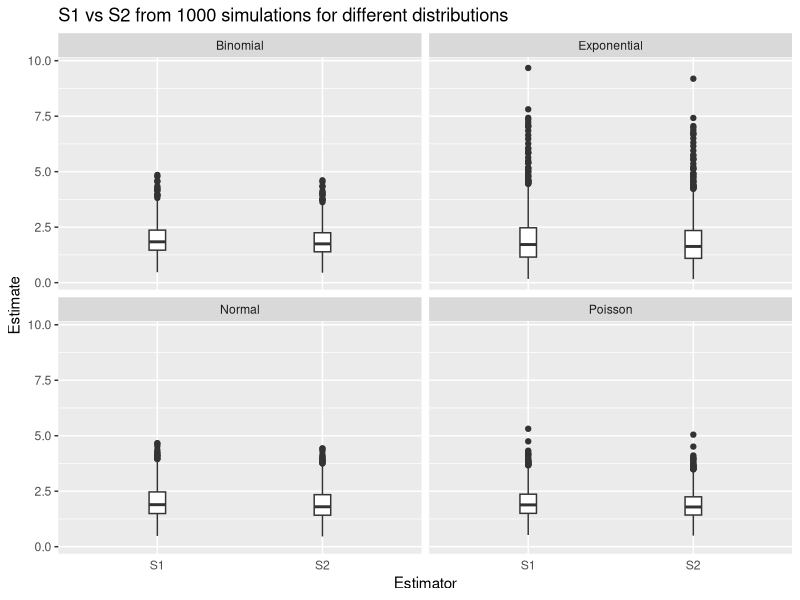
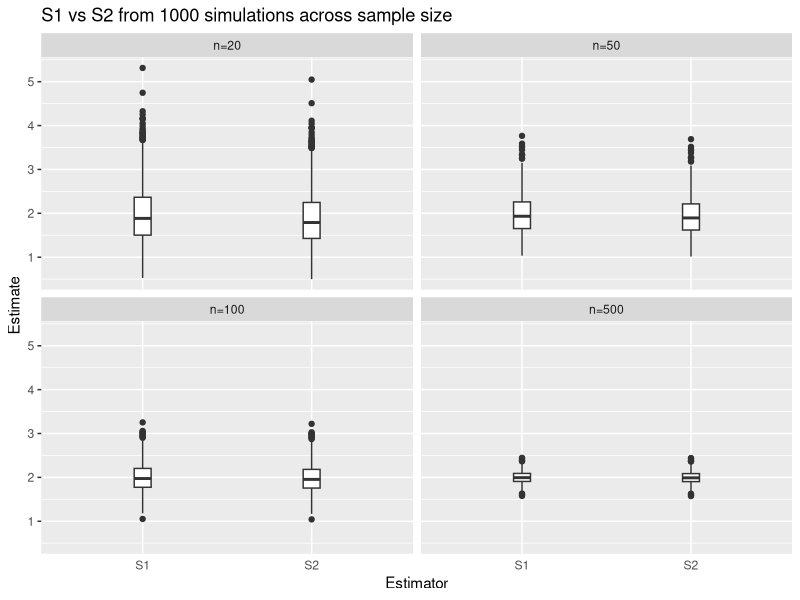
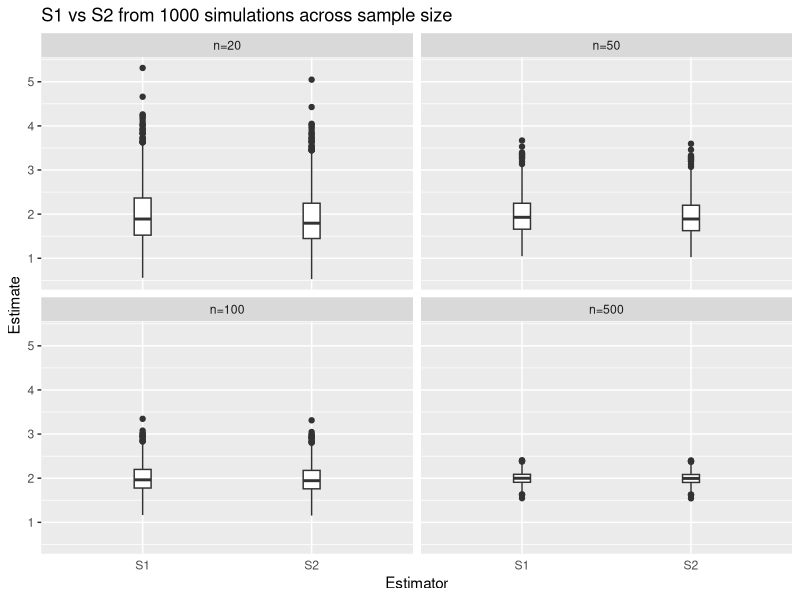
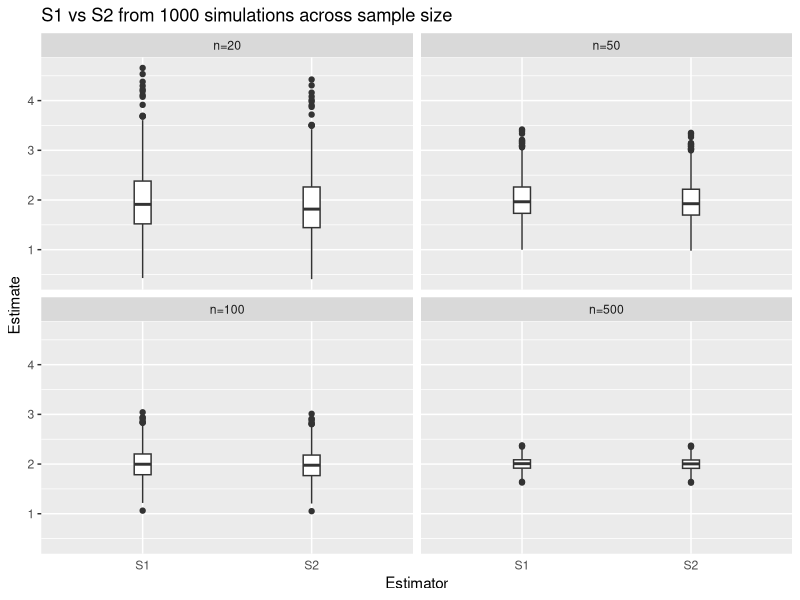
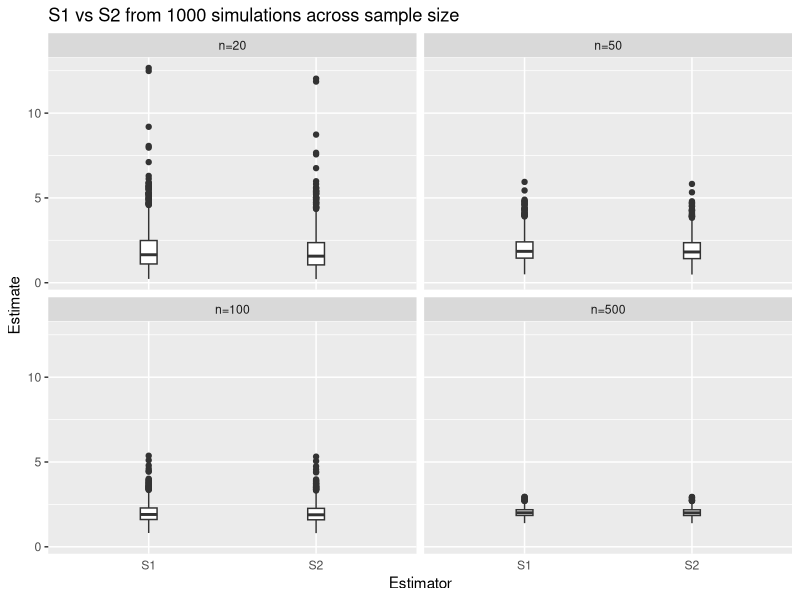

Generate these figures, in order, with R:
## ---- chunk 1
#| echo: false

default_chunk_hook  <- knitr::knit_hooks$get("chunk")

latex_font_size <- c("Huge", "huge", "LARGE", "Large", 
                     "large", "normalsize", "small", 
                     "footnotesize", "scriptsize", "tiny")

knitr::knit_hooks$set(chunk = function(x, options) {
  x <- default_chunk_hook(x, options)
  if(options$size %in% latex_font_size) {
    paste0("\n \\", options$size, "\n\n", 
      x, 
      "\n\n \\normalsize"
    )
  } else {
    x
  }
})
## ---- chunk 2
#| label: load-packages
#| include: false
library(tidyverse)
library(patchwork)
## ---- chunk 3
set.seed(7272)

n.sims <- 1000
# sample size is 20
n <- 20

# Poisson
S1_pois <- rep(NA, n.sims)
S2_pois <- rep(NA, n.sims)

for(i in 1:n.sims){
  curr.sample <- rpois(n=n, lambda = 2)
  x_bar = mean(curr.sample)
  # don't need for (i in 1:n){Xi <- curr.sample[i] S1[i] <- (1/(n - 1)) * sum((Xi - x_bar)^2) S2[i] <- 1/n * sum((Xi - x_bar)^2)}, because it's vectorized.
  S1_pois[i] <- sum((curr.sample - x_bar)^2) / (n - 1)
  S2_pois[i] <- sum((curr.sample - x_bar)^2) / n
  }

# Binomial
p <- (5-sqrt(21))/10

S1_bin <- rep(NA, n.sims)
S2_bin <- rep(NA, n.sims)

for(i in 1:n.sims){
  curr.sample <- rbinom(n = n, size = 50, prob = p)
  x_bar <- mean(curr.sample)
  S1_bin[i] <- sum((curr.sample - x_bar)^2) / (n - 1)
  S2_bin[i] <- sum((curr.sample - x_bar)^2) / n
}

# Normal
S1_norm <- rep(NA, n.sims)
S2_norm <- rep(NA, n.sims)

for(i in 1:n.sims){
  curr.sample <- rnorm(n = n, mean = 0, sd = sqrt(2))
  x_bar <- mean(curr.sample)
  S1_norm[i] <- sum((curr.sample - x_bar)^2) / (n - 1)
  S2_norm[i] <- sum((curr.sample - x_bar)^2) / n
}

# Exponential
S1_exp <- rep(NA, n.sims)
S2_exp <- rep(NA, n.sims)

for(i in 1:n.sims){
  curr.sample <- rexp(n = n, rate = 1/sqrt(2))
  x_bar <- mean(curr.sample)
  S1_exp[i] <- sum((curr.sample - x_bar)^2) / (n - 1)
  S2_exp[i] <- sum((curr.sample - x_bar)^2) / n
}
## ---- chunk 4
raw <- tibble(
  Estimator= rep(c("S1", "S2"), each = 1000, times = 4),
  Distribution= rep(c("Poisson", "Binomial", "Normal", "Exponential"), 
                   each = 2000),
  Estimate=c(S1_pois, S2_pois, S1_bin, S2_bin, 
              S1_norm, S2_norm, S1_exp, S2_exp)
)

ggplot(raw) +
  geom_boxplot(aes(x = Estimator,
                   y= Estimate),
               width = 0.1) +
  ggtitle("S1 vs S2 from 1000 simulations for different distributions") +
  theme(axis.ticks.x = element_blank()) +
  facet_wrap(~ Distribution) 
## ---- chunk 5
# results.S1 <- tibble(
#   Distribution = c("Poisson", "Binomial", "Normal", "Exponential"),
#   Bias = c(
#     mean(S1_pois) - 2,
#     mean(S1_bin) - 2,
#     mean(S1_norm) - 2,
#     mean(S1_exp) - 2
#   ),
#   Variance = c(
#     var(S1_pois),
#     var(S1_bin),
#     var(S1_norm),
#     var(S1_exp)
#   ),
#   Precision = c(
#     1/var(S1_pois),
#     1/var(S1_bin),
#     1/var(S1_norm),
#     1/var(S1_exp)
#   ),
#   MSE = c(
#     (mean(S1_pois) - 2)^2 + var(S1_pois),
#     (mean(S1_bin) - 2)^2 + var(S1_bin),
#     (mean(S1_norm) - 2)^2 + var(S1_norm),
#     (mean(S1_exp) - 2)^2 + var(S1_exp)
#   )
# )

results <- tibble(
  Distribution = rep(c("Poisson", "Binomial", "Normal", "Exponential"), each = 2),
  Estimator = rep(c("S1", "S2"), times = 4),
  Bias = c(
    mean(S1_pois) - 2, mean(S2_pois) - 2,
    mean(S1_bin)  - 2, mean(S2_bin)  - 2,
    mean(S1_norm) - 2, mean(S2_norm) - 2,
    mean(S1_exp)  - 2, mean(S2_exp)  - 2
  ),
  Variance = c(
    var(S1_pois), var(S2_pois),
    var(S1_bin),  var(S2_bin),
    var(S1_norm), var(S2_norm),
    var(S1_exp),  var(S2_exp)
  ),
  Precision = 1 / Variance,
  MSE = Bias^2 + Variance
)
## ---- chunk 6
# ggplot(results, aes(x = Estimator, y = Bias, fill = Estimator)) +
#   geom_col() +
#   facet_wrap(~ Distribution) +
#   labs(title = "Bias")

# ggplot(results, aes(x = Estimator, y = Precision, fill = Estimator)) +
#   geom_col() +
#   facet_wrap(~ Distribution) +
#   labs(title = "Precision")

# ggplot(results, aes(x = Estimator, y = MSE, fill = Estimator)) +
#   geom_col() +
#   facet_wrap(~ Distribution) +
#   labs(title = "MSE")
## ---- chunk 7
#| echo: false
results |> knitr::kable(digits = 2)
## ---- chunk 8
set.seed(7272)

n.sims <- 1000
ss <- c(20, 50, 100, 500)

S1_pois <- list()
S2_pois <- list()

for(n in ss){
  S1 <- rep(NA, n.sims)
  S2 <- rep(NA, n.sims)
  for(i in 1:n.sims){
    curr.sample <- rpois(n = n, lambda = 2)
    x_bar <- mean(curr.sample)
    S1[i] <- sum((curr.sample - x_bar)^2) / (n - 1)
    S2[i] <- sum((curr.sample - x_bar)^2) / n
  }
  # convert number to string to use as a name
  S1_pois[[as.character(n)]] <- S1
  S2_pois[[as.character(n)]] <- S2
}

# raw data 
raw_pois <- tibble(
  Estimator = rep(c("S1", "S2"), each = 1000, times = 4),
  # so that they're in order
  n = factor(rep(c("n=20", "n=50", "n=100", "n=500"), each = 2000),
            levels = c("n=20", "n=50", "n=100", "n=500")),
  Estimate = c(S1_pois[["20"]], S2_pois[["20"]],
              S1_pois[["50"]], S2_pois[["50"]],
              S1_pois[["100"]], S2_pois[["100"]],
              S1_pois[["500"]], S2_pois[["500"]])
)
# summary 
results_pois <- tibble(
  n = rep(c(20, 50, 100, 500), each=2),
  Estimator = rep(c("S1", "S2"), times = 4),
  Bias = c(
    mean(S1_pois[["20"]]) - 2, mean(S2_pois[["20"]]) - 2,
    mean(S1_pois[["50"]]) - 2, mean(S2_pois[["50"]]) - 2,
    mean(S1_pois[["100"]]) - 2, mean(S2_pois[["100"]]) - 2,
    mean(S1_pois[["500"]]) - 2, mean(S2_pois[["500"]]) - 2
  ),
  Variance = c(
    var(S1_pois[["20"]]),  var(S2_pois[["20"]]),
    var(S1_pois[["50"]]),  var(S2_pois[["50"]]),
    var(S1_pois[["100"]]), var(S2_pois[["100"]]),
    var(S1_pois[["500"]]), var(S2_pois[["500"]])
  ),
  Precision = 1 / Variance,
  MSE = Bias^2 + Variance)

# table
results_pois |> knitr::kable(digits = 2)

# plot
ggplot(raw_pois) +
  geom_boxplot(aes(x = Estimator,
                   y= Estimate),
               width = 0.1) +
  ggtitle("S1 vs S2 from 1000 simulations across sample size") +
  theme(axis.ticks.x = element_blank()) +
  facet_wrap(~ n) 

## ---- chunk 9
set.seed(7272)

S1_binom <- list()
S2_binom <- list()

for(n in ss){
  S1 <- rep(NA, n.sims)
  S2 <- rep(NA, n.sims)
  for(i in 1:n.sims){
    curr.sample <- curr.sample <- rbinom(n = n, size = 50, prob = p)
    x_bar <- mean(curr.sample)
    S1[i] <- sum((curr.sample - x_bar)^2) / (n - 1)
    S2[i] <- sum((curr.sample - x_bar)^2) / n
  }
  S1_binom[[as.character(n)]] <- S1
  S2_binom[[as.character(n)]] <- S2
}

# raw data 
raw_binom <- tibble(
  Estimator = rep(c("S1", "S2"), each = 1000, times = 4),
  n = factor(rep(c("n=20", "n=50", "n=100", "n=500"), each = 2000),
            levels = c("n=20", "n=50", "n=100", "n=500")),
  Estimate = c(S1_binom[["20"]], S2_binom[["20"]],
              S1_binom[["50"]], S2_binom[["50"]],
              S1_binom[["100"]], S2_binom[["100"]],
              S1_binom[["500"]], S2_binom[["500"]])
)
# summary 
results_binom <- tibble(
  n = rep(c(20, 50, 100, 500), each=2),
  Estimator = rep(c("S1", "S2"), times = 4),
  Bias = c(
    mean(S1_binom[["20"]]) - 2, mean(S2_binom[["20"]]) - 2,
    mean(S1_binom[["50"]]) - 2, mean(S2_binom[["50"]]) - 2,
    mean(S1_binom[["100"]]) - 2, mean(S2_binom[["100"]]) - 2,
    mean(S1_binom[["500"]]) - 2, mean(S2_binom[["500"]]) - 2
  ),
  Variance = c(
    var(S1_binom[["20"]]),  var(S2_binom[["20"]]),
    var(S1_binom[["50"]]),  var(S2_binom[["50"]]),
    var(S1_binom[["100"]]), var(S2_binom[["100"]]),
    var(S1_binom[["500"]]), var(S2_binom[["500"]])
  ),
  Precision = 1 / Variance,
  MSE = Bias^2 + Variance)

# table
results_binom |> knitr::kable(digits = 2)

# plot
ggplot(raw_binom) +
  geom_boxplot(aes(x = Estimator,
                   y= Estimate),
               width = 0.1) +
  ggtitle("S1 vs S2 from 1000 simulations across sample size") +
  theme(axis.ticks.x = element_blank()) +
  facet_wrap(~ n) 
## ---- chunk 10
set.seed(7272)

S1_norm <- list()
S2_norm <- list()

for(n in ss){
  S1 <- rep(NA, n.sims)
  S2 <- rep(NA, n.sims)
  for(i in 1:n.sims){
    curr.sample <- rnorm(n = n, mean = 0, sd = sqrt(2))
    x_bar <- mean(curr.sample)
    S1[i] <- sum((curr.sample - x_bar)^2) / (n - 1)
    S2[i] <- sum((curr.sample - x_bar)^2) / n
  }
  S1_norm[[as.character(n)]] <- S1
  S2_norm[[as.character(n)]] <- S2
}

# raw data 
raw_norm <- tibble(
  Estimator = rep(c("S1", "S2"), each = 1000, times = 4),
  n = factor(rep(c("n=20", "n=50", "n=100", "n=500"), each = 2000),
            levels = c("n=20", "n=50", "n=100", "n=500")),
  Estimate = c(S1_norm[["20"]], S2_norm[["20"]],
              S1_norm[["50"]], S2_norm[["50"]],
              S1_norm[["100"]], S2_norm[["100"]],
              S1_norm[["500"]], S2_norm[["500"]])
)
# summary 
results_norm <- tibble(
  n = rep(c(20, 50, 100, 500), each=2),
  Estimator = rep(c("S1", "S2"), times = 4),
  Bias = c(
    mean(S1_norm[["20"]]) - 2, mean(S2_norm[["20"]]) - 2,
    mean(S1_norm[["50"]]) - 2, mean(S2_norm[["50"]]) - 2,
    mean(S1_norm[["100"]]) - 2, mean(S2_norm[["100"]]) - 2,
    mean(S1_norm[["500"]]) - 2, mean(S2_norm[["500"]]) - 2
  ),
  Variance = c(
    var(S1_norm[["20"]]),  var(S2_norm[["20"]]),
    var(S1_norm[["50"]]),  var(S2_norm[["50"]]),
    var(S1_norm[["100"]]), var(S2_norm[["100"]]),
    var(S1_norm[["500"]]), var(S2_norm[["500"]])
  ),
  Precision = 1 / Variance,
  MSE = Bias^2 + Variance)

# table
results_norm |> knitr::kable(digits = 2)

# plot
ggplot(raw_norm) +
  geom_boxplot(aes(x = Estimator,
                   y= Estimate),
               width = 0.1) +
  ggtitle("S1 vs S2 from 1000 simulations across sample size") +
  theme(axis.ticks.x = element_blank()) +
  facet_wrap(~ n) 
## ---- chunk 11
set.seed(7272)

S1_exp <- list()
S2_exp <- list()

for(n in ss){
  S1 <- rep(NA, n.sims)
  S2 <- rep(NA, n.sims)
  for(i in 1:n.sims){
    curr.sample <- rexp(n = n, rate = 1/sqrt(2))
    x_bar <- mean(curr.sample)
    S1[i] <- sum((curr.sample - x_bar)^2) / (n - 1)
    S2[i] <- sum((curr.sample - x_bar)^2) / n
  }
  S1_exp[[as.character(n)]] <- S1
  S2_exp[[as.character(n)]] <- S2
}

# raw data 
raw_exp <- tibble(
  Estimator = rep(c("S1", "S2"), each = 1000, times = 4),
  n = factor(rep(c("n=20", "n=50", "n=100", "n=500"), each = 2000),
            levels = c("n=20", "n=50", "n=100", "n=500")),
  Estimate = c(S1_exp[["20"]], S2_exp[["20"]],
              S1_exp[["50"]], S2_exp[["50"]],
              S1_exp[["100"]], S2_exp[["100"]],
              S1_exp[["500"]], S2_exp[["500"]])
)
# summary 
results_exp <- tibble(
  n = rep(c(20, 50, 100, 500), each=2),
  Estimator = rep(c("S1", "S2"), times = 4),
  Bias = c(
    mean(S1_exp[["20"]]) - 2, mean(S2_exp[["20"]]) - 2,
    mean(S1_exp[["50"]]) - 2, mean(S2_exp[["50"]]) - 2,
    mean(S1_exp[["100"]]) - 2, mean(S2_exp[["100"]]) - 2,
    mean(S1_exp[["500"]]) - 2, mean(S2_exp[["500"]]) - 2
  ),
  Variance = c(
    var(S1_exp[["20"]]),  var(S2_exp[["20"]]),
    var(S1_exp[["50"]]),  var(S2_exp[["50"]]),
    var(S1_exp[["100"]]), var(S2_exp[["100"]]),
    var(S1_exp[["500"]]), var(S2_exp[["500"]])
  ),
  Precision = 1 / Variance,
  MSE = Bias^2 + Variance)

# table
results_exp |> knitr::kable(digits = 2)

# plot
ggplot(raw_exp) +
  geom_boxplot(aes(x = Estimator,
                   y= Estimate),
               width = 0.1) +
  ggtitle("S1 vs S2 from 1000 simulations across sample size") +
  theme(axis.ticks.x = element_blank()) +
  facet_wrap(~ n) 
